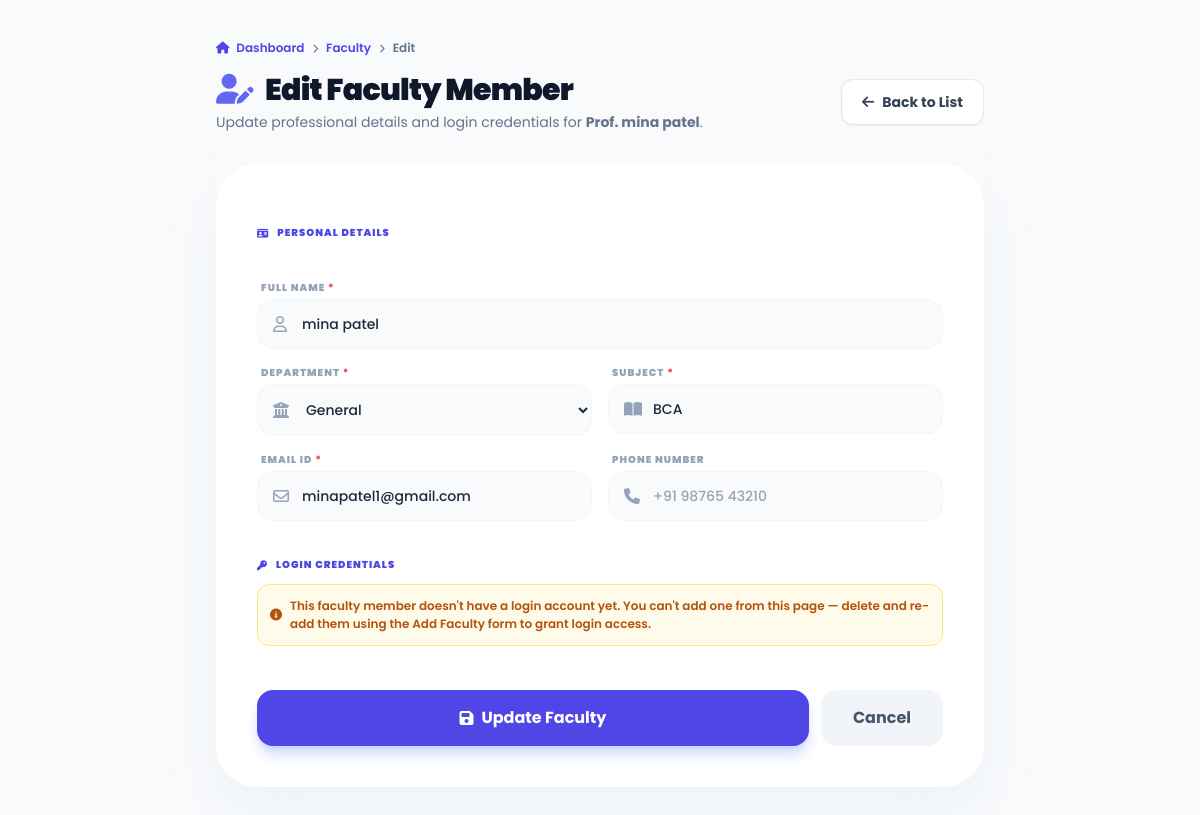
The page /faculty/edit/1/ on the database its author committed.
### campus/models.py (models this page shows, shortened)
class Faculty(models.Model):
    user = models.OneToOneField(
        User,
        on_delete=models.SET_NULL,
        null=True,
        blank=True,
        related_name='faculty_profile',
    )
    name = models.CharField(max_length=100)
    department = models.CharField(max_length=100, default="General")
    subject = models.CharField(max_length=50)
    email = models.EmailField(unique=True)
    phone = models.CharField(max_length=20, blank=True, null=True)

### campus/views.py (the view, shortened to what this page needs)
# urls.py: path('faculty/edit/<int:id>/', views.edit_faculty, name='edit_faculty'),
def edit_faculty(request, id):
    faculty = get_object_or_404(Faculty, id=id)
    return render(request, 'edit_faculty.html', {'f': faculty})

### campus/templates/edit_faculty.html (shortened to what this page needs)
<!DOCTYPE html>
<html lang="en">
<head>
    <script src="https://cdn.tailwindcss.com"></script>
    <link rel="stylesheet" href="https://cdnjs.cloudflare.com/ajax/libs/font-awesome/6.4.0/css/all.min.css">
</head>
<body class="min-h-screen p-4 md:p-10">
    <div class="max-w-3xl mx-auto">
        <div class="flex items-center gap-2 text-xs text-slate-500 font-semibold mb-4">
            <a href="{% url 'master_admin' %}" class="text-indigo-600 hover:underline"><i class="fas fa-home mr-1"></i> Dashboard</a>
            <i class="fas fa-chevron-right text-[9px]"></i>
            <a href="{% url 'faculty_page' %}" class="text-indigo-600 hover:underline">Faculty</a>
            <i class="fas fa-chevron-right text-[9px]"></i>
            <span>Edit</span>
        </div>
        <div class="flex flex-col md:flex-row justify-between items-start md:items-center mb-8 gap-4">
            <div>
                <h1 class="text-3xl font-black text-slate-900 tracking-tight">
                    <i class="fas fa-user-edit text-indigo-500 mr-2"></i> Edit Faculty Member
                </h1>
                <p class="text-slate-500 text-sm mt-1">Update professional details and login credentials for <strong>Prof. {{ f.name }}</strong>.</p>
            </div>
            <a href="{% url 'faculty_page' %}" class="bg-white border border-slate-200 text-slate-700 px-5 py-3 rounded-xl font-bold text-sm shadow-sm hover:bg-slate-50 transition-all flex items-center gap-2">
                <i class="fas fa-arrow-left"></i> Back to List
            </a>
        </div>
        <div class="bg-white rounded-[2.5rem] shadow-2xl shadow-slate-200/50 border border-white p-8 md:p-10">
            <form method="POST" class="space-y-5">
                <div class="pb-2">
                    <h3 class="text-[10px] font-black text-indigo-600 uppercase tracking-widest mb-3 flex items-center gap-2">
                        <i class="fas fa-id-card"></i> Personal Details
                    </h3>
                </div>
                <div class="grid grid-cols-1 md:grid-cols-2 gap-4">
                    <div class="space-y-1 md:col-span-2">
                        <label class="block text-[10px] font-black text-slate-400 uppercase tracking-widest ml-1">Full Name <span class="text-rose-500">*</span></label>
                        <div class="relative">
                            <i class="far fa-user absolute left-4 top-1/2 -translate-y-1/2 text-slate-400"></i>
                            <input type="text" name="name" value="{{ f.name }}" placeholder="Rajesh Kumar" class="w-full pl-11 pr-4 py-3.5 bg-slate-50 border border-slate-100 rounded-2xl focus:ring-4 focus:ring-indigo-500/10 focus:bg-white focus:border-indigo-500 outline-none transition-all font-medium text-slate-800 text-sm" required>
                        </div>
                    </div>
                    <div class="space-y-1">
                        <label class="block text-[10px] font-black text-slate-400 uppercase tracking-widest ml-1">Department <span class="text-rose-500">*</span></label>
                        <div class="relative">
                            <i class="fas fa-university absolute left-4 top-1/2 -translate-y-1/2 text-slate-400"></i>
                            <select name="department" class="w-full pl-11 pr-4 py-3.5 bg-slate-50 border border-slate-100 rounded-2xl focus:ring-4 focus:ring-indigo-500/10 focus:bg-white focus:border-indigo-500 outline-none transition-all font-medium text-slate-800 text-sm" required>
                                <option value="General" {% if f.department == 'General' %}selected{% endif %}>General</option>
                            </select>
                        </div>
                    </div>
                    <div class="space-y-1">
                        <label class="block text-[10px] font-black text-slate-400 uppercase tracking-widest ml-1">Subject <span class="text-rose-500">*</span></label>
                        <div class="relative">
                            <i class="fas fa-book-open absolute left-4 top-1/2 -translate-y-1/2 text-slate-400"></i>
                            <input type="text" name="subject" value="{{ f.subject }}" placeholder="Data Structures" class="w-full pl-11 pr-4 py-3.5 bg-slate-50 border border-slate-100 rounded-2xl focus:ring-4 focus:ring-indigo-500/10 focus:bg-white focus:border-indigo-500 outline-none transition-all font-medium text-slate-800 text-sm" required>
                        </div>
                    </div>
                    <div class="space-y-1">
                        <label class="block text-[10px] font-black text-slate-400 uppercase tracking-widest ml-1">Email ID <span class="text-rose-500">*</span></label>
                        <div class="relative">
                            <i class="far fa-envelope absolute left-4 top-1/2 -translate-y-1/2 text-slate-400"></i>
                            <input type="email" name="email" value="{{ f.email }}" placeholder="rajesh@college.edu" class="w-full pl-11 pr-4 py-3.5 bg-slate-50 border border-slate-100 rounded-2xl focus:ring-4 focus:ring-indigo-500/10 focus:bg-white focus:border-indigo-500 outline-none transition-all font-medium text-slate-800 text-sm" required>
                        </div>
                    </div>
                    <div class="space-y-1">
                        <label class="block text-[10px] font-black text-slate-400 uppercase tracking-widest ml-1">Phone Number</label>
                        <div class="relative">
                            <i class="fas fa-phone absolute left-4 top-1/2 -translate-y-1/2 text-slate-400"></i>
                            <input type="tel" name="phone" value="{{ f.phone|default_if_none:'' }}" placeholder="+91 98765 43210" class="w-full pl-11 pr-4 py-3.5 bg-slate-50 border border-slate-100 rounded-2xl focus:ring-4 focus:ring-indigo-500/10 focus:bg-white focus:border-indigo-500 outline-none transition-all font-medium text-slate-800 text-sm">
                        </div>
                    </div>
                </div>
                <div class="pt-4 pb-1">
                    <h3 class="text-[10px] font-black text-indigo-600 uppercase tracking-widest mb-3 flex items-center gap-2">
                        <i class="fas fa-key"></i> Login Credentials
                    </h3>
                    {% if f.user %}
                        <p class="text-[11px] text-slate-400 ml-1">Update the username or leave the password fields empty to keep the existing password.</p>
                    {% else %}
                        <div class="p-3 bg-amber-50 border border-amber-200 rounded-xl text-[12px] text-amber-700 font-semibold flex items-center gap-2">
                            <i class="fas fa-info-circle"></i>
                            This faculty member doesn't have a login account yet. You can't add one from this page — delete and re-add them using the Add Faculty form to grant login access.
                        </div>
                    {% endif %}
                </div>
                <div class="flex gap-3 pt-5">
                    <button type="submit" class="flex-1 bg-indigo-600 text-white py-4 rounded-2xl font-bold shadow-lg shadow-indigo-200 hover:bg-indigo-700 hover:shadow-indigo-300 transition-all active:scale-95 flex items-center justify-center gap-2">
                        <i class="fas fa-save"></i> Update Faculty
                    </button>
                    <a href="{% url 'faculty_page' %}" class="px-8 py-4 bg-slate-100 text-slate-600 rounded-2xl font-bold hover:bg-slate-200 transition-all">
                        Cancel
                    </a>
                </div>
            </form>
        </div>
    </div>
</body>
</html>

### campus/templates/edit_faculty.html (style rules this page uses)
body { font-family: 'Poppins', sans-serif; background: #f8fafc; }

### rows shown on the page
Faculty: name "mina patel", department "General", subject "BCA", email "minapatel1@gmail.com"
